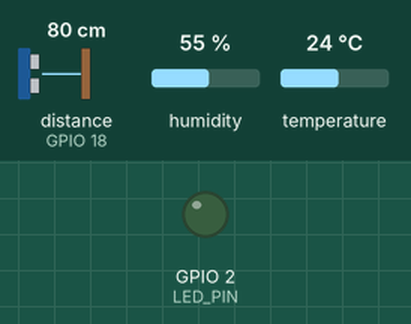
This program was run on a simulated ESP32. Parts: output pins drawn as LEDs (lit = HIGH). Wiring (from diagram.json): ultrasonic range finder: trigger GPIO 5; echo GPIO 18. Inputs (shaded band) come from the test bench; at power-on: distance to the obstacle (sensor on GPIO 18) 80 cm, humidity 55 %, temperature 24 °C. The echo pulse lasts 58.3 µs per cm; WiFi joins after 1.5 s; servers stay silent unless stated; the local clock reads 2024-03-15 10:24:30 at power-on unless the program sets it; no MQTT or app messages arrive unless stated; pins used as bus, display or sensor lines are not drawn; what the program prints to the serial monitor is not drawn.

Above: at 4.7 s.
At 10.2 s:
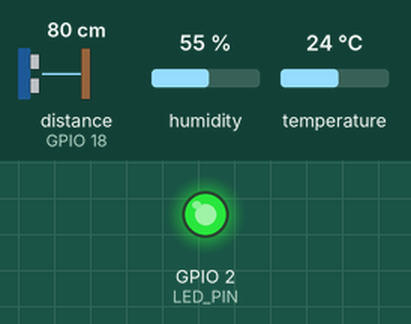
Timing chart, 0 to 11.0 s (numbered marks = the images above):
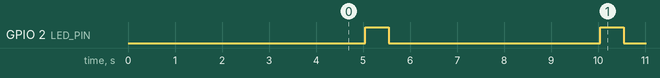

The program:

main.cpp
```cpp
#include <Arduino.h>
#include <WiFi.h>
#include <PubSubClient.h>
#include <DHTesp.h>
#include <time.h>

// =================================================
// CẤU HÌNH WI-FI
// =================================================
const char* WIFI_SSID = "Wokwi-GUEST";
const char* WIFI_PASSWORD = "";

// =================================================
// CẤU HÌNH MQTT
// =================================================
const char* MQTT_SERVER = "broker.hivemq.com";
const int MQTT_PORT = 1883;

const char* MQTT_TOPIC = "ptit/iot/B23DCAT279/sensor";

// =================================================
// CẤU HÌNH NTP
// =================================================
const char* NTP_SERVER = "pool.ntp.org";

// Dùng UTC để tính latency.
// Không cần +7 vì ESP32 và Python chỉ cần cùng mốc Unix time.
const long GMT_OFFSET_SEC = 0;
const int DAYLIGHT_OFFSET_SEC = 0;

// =================================================
// CẤU HÌNH GPIO
// =================================================
const int DHT_PIN = 15;
const int TRIG_PIN = 5;
const int ECHO_PIN = 18;
const int LED_PIN = 2;

const unsigned long SEND_INTERVAL_MS = 5000;

// =================================================
// ĐỐI TƯỢNG VÀ BIẾN TOÀN CỤC
// =================================================
WiFiClient wifiClient;
PubSubClient mqttClient(wifiClient);

DHTesp dht;

unsigned long lastSend = 0;
unsigned long sequenceNo = 0;


// =================================================
// KẾT NỐI WI-FI
// =================================================
void connectWiFi() {

  Serial.println();
  Serial.println("Connecting to WiFi...");

  Serial.print("SSID        : ");
  Serial.println(WIFI_SSID);

  WiFi.mode(WIFI_STA);

  WiFi.begin(
    WIFI_SSID,
    WIFI_PASSWORD,
    6
  );

  while (WiFi.status() != WL_CONNECTED) {

    delay(500);
    Serial.print(".");
  }

  Serial.println();

  Serial.println("WiFi        : CONNECTED");

  Serial.print("IP address  : ");
  Serial.println(WiFi.localIP());

  Serial.print("WiFi RSSI   : ");
  Serial.print(WiFi.RSSI());
  Serial.println(" dBm");
}


// =================================================
// ĐỒNG BỘ THỜI GIAN NTP
// =================================================
void syncTime() {

  Serial.println();
  Serial.println("Synchronizing time with NTP...");

  configTime(
    GMT_OFFSET_SEC,
    DAYLIGHT_OFFSET_SEC,
    NTP_SERVER
  );

  struct tm timeInfo;

  int retry = 0;

  while (!getLocalTime(&timeInfo) && retry < 20) {

    Serial.print(".");
    delay(500);

    retry++;
  }

  Serial.println();

  if (retry < 20) {

    Serial.println("NTP         : SYNCHRONIZED");

    time_t now;
    time(&now);

    Serial.print("Unix time   : ");
    Serial.println((unsigned long)now);

  } else {

    Serial.println("NTP         : FAILED");
  }
}


// =================================================
// LẤY UNIX TIMESTAMP MILLISECONDS
// =================================================
uint64_t getTimestampMs() {

  struct timeval tv;

  gettimeofday(
    &tv,
    nullptr
  );

  uint64_t timestampMs =
    ((uint64_t)tv.tv_sec * 1000ULL)
    + ((uint64_t)tv.tv_usec / 1000ULL);

  return timestampMs;
}


// =================================================
// KẾT NỐI MQTT
// =================================================
void connectMQTT() {

  while (!mqttClient.connected()) {

    String clientId =
      "ESP32-B23DCAT279-" +
      String((uint32_t)ESP.getEfuseMac(), HEX);

    Serial.println();
    Serial.println("Connecting to MQTT Broker...");

    Serial.print("Broker      : ");
    Serial.println(MQTT_SERVER);

    Serial.print("Port        : ");
    Serial.println(MQTT_PORT);

    Serial.print("Topic       : ");
    Serial.println(MQTT_TOPIC);

    bool connected =
      mqttClient.connect(
        clientId.c_str()
      );

    if (connected) {

      Serial.println("MQTT        : CONNECTED");

    } else {

      Serial.print("MQTT        : FAILED");

      Serial.print(" | Code: ");
      Serial.println(mqttClient.state());

      Serial.println(
        "Retry after 2 seconds..."
      );

      delay(2000);
    }
  }
}


// =================================================
// ĐỌC KHOẢNG CÁCH HC-SR04
// =================================================
float readDistanceCm() {

  digitalWrite(
    TRIG_PIN,
    LOW
  );

  delayMicroseconds(5);

  digitalWrite(
    TRIG_PIN,
    HIGH
  );

  delayMicroseconds(10);

  digitalWrite(
    TRIG_PIN,
    LOW
  );

  unsigned long duration =
    pulseIn(
      ECHO_PIN,
      HIGH,
      40000UL
    );

  if (duration == 0) {

    return NAN;
  }

  return duration * 0.0343f / 2.0f;
}


// =================================================
// SETUP
// =================================================
void setup() {

  Serial.begin(115200);

  delay(1000);

  Serial.println();
  Serial.println("========================================");
  Serial.println("   BAI 2 - IOT DATA COLLECTION");
  Serial.println("========================================");

  // GPIO
  pinMode(TRIG_PIN, OUTPUT);
  pinMode(ECHO_PIN, INPUT);
  pinMode(LED_PIN, OUTPUT);

  digitalWrite(TRIG_PIN, LOW);
  digitalWrite(LED_PIN, LOW);

  // =================================================
  // DHT22
  // =================================================

  dht.setup(
    DHT_PIN,
    DHTesp::DHT22
  );

  delay(2000);

  // =================================================
  // WI-FI
  // =================================================

  connectWiFi();

  // =================================================
  // NTP
  // =================================================

  syncTime();

  // =================================================
  // MQTT
  // =================================================

  mqttClient.setServer(
    MQTT_SERVER,
    MQTT_PORT
  );

  // Payload giờ dài hơn nên tăng buffer
  mqttClient.setBufferSize(512);

  mqttClient.setKeepAlive(60);
}


// =================================================
// LOOP
// =================================================
void loop() {

  // =================================================
  // KIỂM TRA WI-FI
  // =================================================

  if (WiFi.status() != WL_CONNECTED) {

    connectWiFi();
  }

  // =================================================
  // KIỂM TRA MQTT
  // =================================================

  if (!mqttClient.connected()) {

    connectMQTT();
  }

  mqttClient.loop();

  unsigned long now = millis();

  // =================================================
  // CHU KỲ 5 GIÂY
  // =================================================

  if (now - lastSend < SEND_INTERVAL_MS) {

    return;
  }

  lastSend = now;

  // =================================================
  // ĐỌC CẢM BIẾN
  // =================================================

  TempAndHumidity dhtData =
    dht.getTempAndHumidity();

  float distance =
    readDistanceCm();

  // =================================================
  // HIỂN THỊ
  // =================================================

  Serial.println();

  Serial.println(
    "========== SENSOR DATA =========="
  );

  Serial.print("Temperature : ");
  Serial.print(dhtData.temperature, 2);
  Serial.println(" °C");

  Serial.print("Humidity    : ");
  Serial.print(dhtData.humidity, 2);
  Serial.println(" %RH");

  Serial.print("Distance    : ");
  Serial.print(distance, 2);
  Serial.println(" cm");

  Serial.print("WiFi RSSI   : ");
  Serial.print(WiFi.RSSI());
  Serial.println(" dBm");

  // =================================================
  // VALIDATE
  // =================================================

  if (
    !isfinite(dhtData.temperature) ||
    !isfinite(dhtData.humidity) ||
    !isfinite(distance)
  ) {

    Serial.print("DHT status  : ");
    Serial.println(
      dht.getStatusString()
    );

    Serial.println(
      "Result      : INVALID DATA"
    );

    Serial.println(
      "Publish     : SKIPPED"
    );

    Serial.println(
      "================================="
    );

    return;
  }

  // =================================================
  // SEQUENCE
  // =================================================

  sequenceNo++;

  // =================================================
  // TIMESTAMP
  // =================================================

  uint64_t timestampMs =
    getTimestampMs();

  // =================================================
  // TẠO JSON
  // =================================================

  char payload[384];

  snprintf(
    payload,
    sizeof(payload),

    "{"
      "\"temperature\":%.2f,"
      "\"humidity\":%.2f,"
      "\"distance_cm\":%.2f,"
      "\"rssi\":%d,"
      "\"sequence\":%lu,"
      "\"uptime_s\":%lu,"
      "\"timestamp_ms\":%llu"
    "}",

    dhtData.temperature,
    dhtData.humidity,
    distance,
    WiFi.RSSI(),
    sequenceNo,
    millis() / 1000,
    timestampMs
  );

  // =================================================
  // MQTT PUBLISH
  // =================================================

  bool publishOk =
    mqttClient.publish(
      MQTT_TOPIC,
      payload
    );

  // =================================================
  // HIỂN THỊ KẾT QUẢ
  // =================================================

  Serial.print("Sequence    : ");
  Serial.println(sequenceNo);

  Serial.print("Uptime      : ");
  Serial.print(millis() / 1000);
  Serial.println(" seconds");

  Serial.print("Timestamp   : ");
  Serial.print(timestampMs);
  Serial.println(" ms");

  Serial.print("Topic       : ");
  Serial.println(MQTT_TOPIC);

  Serial.print("JSON        : ");
  Serial.println(payload);

  Serial.print("Publish     : ");

  Serial.println(
    publishOk
      ? "OK"
      : "FAILED"
  );

  Serial.println(
    "================================="
  );

  // =================================================
  // LED
  // =================================================

  if (publishOk) {

    digitalWrite(
      LED_PIN,
      HIGH
    );

    delay(500);

    digitalWrite(
      LED_PIN,
      LOW
    );
  }
}
```

Measured:
- by itself, GPIO 2 (LED_PIN): alternates HIGH for 0.50 s and LOW for 4.5 s
